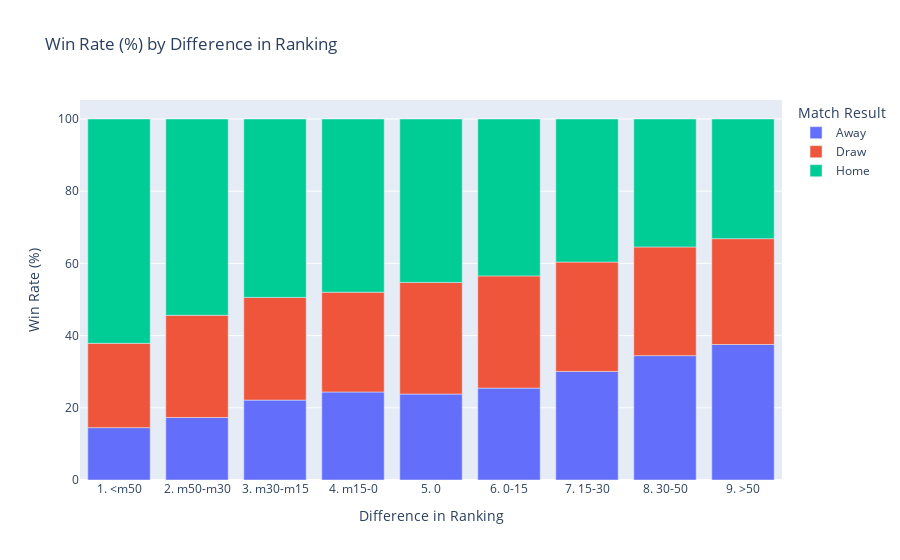

Notebook code for this chart:
### Code cell
plot_winrate_barplot(df_rank, var_x="rank_diff_cat", label_x="Difference in Ranking")

### Figure 1 — Plotly figure (JSON) as saved in the notebook; plotly's stock layout.template omitted (floating-point values rounded to 4 significant figures)
{"data": [{"alignmentgroup": "True", "hovertemplate": "Match Result=Away<br>Difference in Ranking=%{x}<br>Win Rate (%)=%{y}<extra></extra>", "legendgroup": "Away", "marker": {"color": "#636efa"}, "name": "Away", "offsetgroup": "Away", "orientation": "v", "showlegend": true, "textposition": "auto", "type": "bar", "x": ["1. <m50", "2. m50-m30", "3. m30-m15", "4. m15-0", "5. 0", "6. 0-15", "7. 15-30", "8. 30-50", "9. >50"], "xaxis": "x", "y": [14.5, 17.32, 22.13, 24.38, 23.82, 25.46, 30.08, 34.45, 37.54], "yaxis": "y"}, {"alignmentgroup": "True", "hovertemplate": "Match Result=Draw<br>Difference in Ranking=%{x}<br>Win Rate (%)=%{y}<extra></extra>", "legendgroup": "Draw", "marker": {"color": "#EF553B"}, "name": "Draw", "offsetgroup": "Draw", "orientation": "v", "showlegend": true, "textposition": "auto", "type": "bar", "x": ["1. <m50", "2. m50-m30", "3. m30-m15", "4. m15-0", "5. 0", "6. 0-15", "7. 15-30", "8. 30-50", "9. >50"], "xaxis": "x", "y": [23.36, 28.3, 28.45, 27.64, 30.91, 31.08, 30.3, 30.11, 29.32], "yaxis": "y"}, {"alignmentgroup": "True", "hovertemplate": "Match Result=Home<br>Difference in Ranking=%{x}<br>Win Rate (%)=%{y}<extra></extra>", "legendgroup": "Home", "marker": {"color": "#00cc96"}, "name": "Home", "offsetgroup": "Home", "orientation": "v", "showlegend": true, "textposition": "auto", "type": "bar", "x": ["1. <m50", "2. m50-m30", "3. m30-m15", "4. m15-0", "5. 0", "6. 0-15", "7. 15-30", "8. 30-50", "9. >50"], "xaxis": "x", "y": [62.14, 54.38, 49.41, 47.98, 45.27, 43.46, 39.63, 35.44, 33.14], "yaxis": "y"}], "layout": {"barmode": "relative", "legend": {"title": {"text": "Match Result"}, "tracegroupgap": 0}, "title": {"text": "Win Rate (%) by Difference in Ranking"}, "xaxis": {"anchor": "y", "domain": [0, 1], "title": {"text": "Difference in Ranking"}}, "yaxis": {"anchor": "x", "domain": [0, 1], "title": {"text": "Win Rate (%)"}}}}
